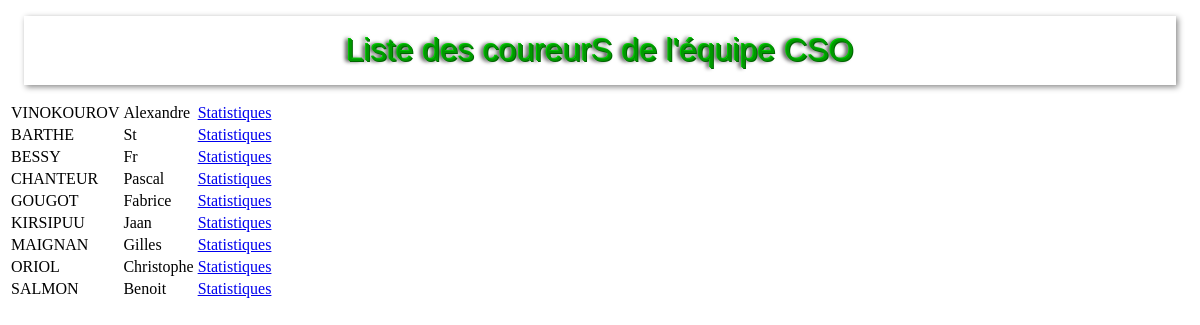
Screenshot of /PHP/result.php?code=CSO&equipe=CASINO with the database file from the repository.
### tables this page shows
CREATE TABLE IF NOT EXISTS `coureur` (
  `NumCoureur` int(11) NOT NULL,
  `NomCoureur` varchar(30) NOT NULL DEFAULT '',
  `PrenomCoureur` varchar(20) NOT NULL DEFAULT '',
  `CodePays` varchar(3) NOT NULL DEFAULT '',
  `CodeEquipe` varchar(3) NOT NULL DEFAULT '',
  `DateNaissance` date NOT NULL
);

### PHP/result.php (the view, shortened to what this page needs)
<!DOCTYPE html>
<html>
<head>
    <link rel="stylesheet" type="text/css" media="screen" href="../CSS/style.css" />
</head>
<body>
    <?php
        include 'cnx.php';
        echo "<h1> Liste des coureurS de l'équipe ".$_GET['code']."</h1>";
        $sql = $cnx->prepare("select nomCoureur,prenomCoureur,codePays,numCoureur
        from coureur where codeEquipe ='".$_GET['code']."'");
        $sql->execute();
       echo "<table>";
            foreach($sql-> fetchAll(PDO::FETCH_NUM) as $line){
                echo "<tr>";
				echo "<td>".$line[0]."</td>";
                echo "<td>".$line[1]."</td>";
                echo "<td><a href='statistic.php?numCoureur=".$line[3]."&pays=".$line[2]."&nom=".$line[0]."&prenom=".$line[1]."'> Statistiques </a></td>";
				echo "</tr>";
            }
            echo "</table>";
    ?>
</body>
</html>

### CSS/style.css (style rules this page uses)
h1 { font-size: 32px; text-shadow: -1px -1px #0c0, 1px 1px #060, -3px 0 4px #000; font-family:Arial, Helvetica, sans-serif; color: #090; padding:16px; font-weight:lighter; -moz-box-shadow: 2px 2px 6px #888; -webkit-box-shadow: 2px 2px 6px #888; box-shadow:2px 2px 6px #888; text-align:center; display:block; margin:16px; }

### rows the page displays
coureur: NomCoureur "VINOKOUROV", PrenomCoureur "Alexandre"
coureur: NomCoureur "BARTHE", PrenomCoureur "St"
coureur: NomCoureur "BESSY", PrenomCoureur "Fr"
coureur: NomCoureur "CHANTEUR", PrenomCoureur "Pascal"
coureur: NomCoureur "GOUGOT", PrenomCoureur "Fabrice"
coureur: NomCoureur "KIRSIPUU", PrenomCoureur "Jaan"
coureur: NomCoureur "MAIGNAN", PrenomCoureur "Gilles"
coureur: NomCoureur "ORIOL", PrenomCoureur "Christophe"
coureur: NomCoureur "SALMON", PrenomCoureur "Benoit"

### other values shown
$_GET['code'] "CSO"
